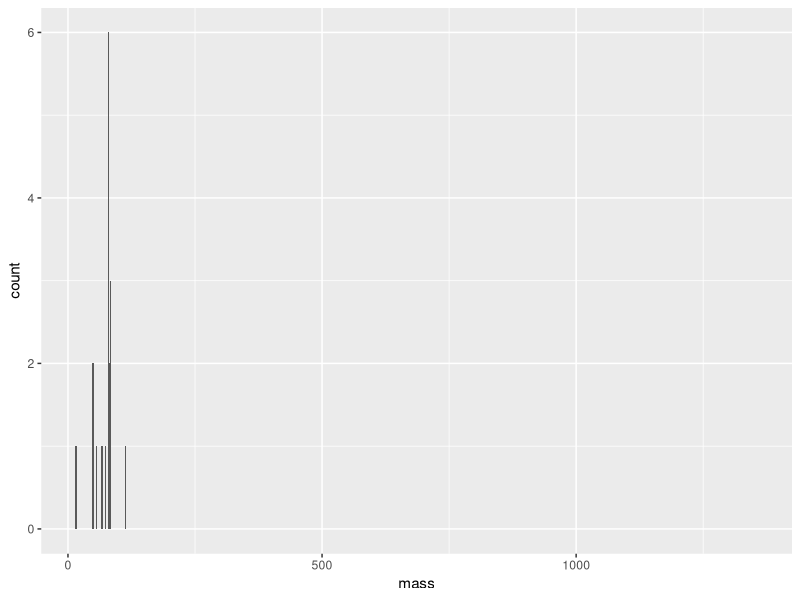
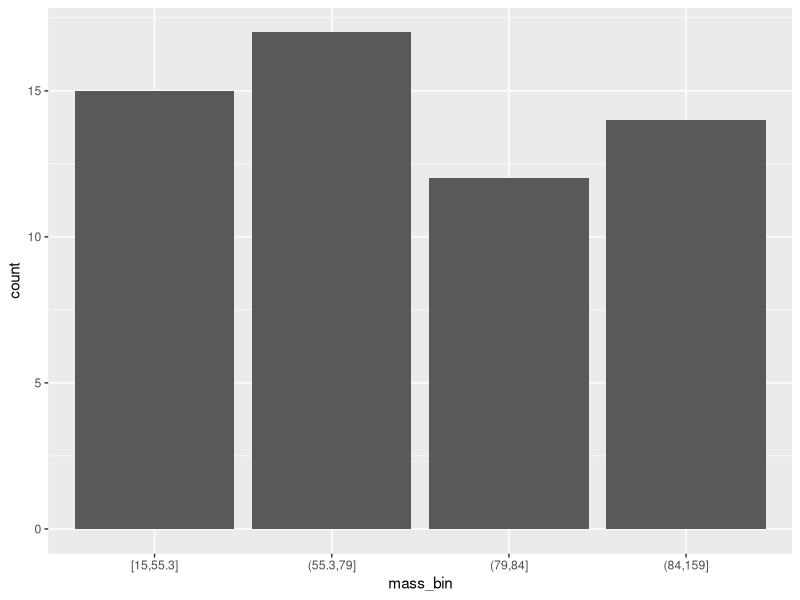
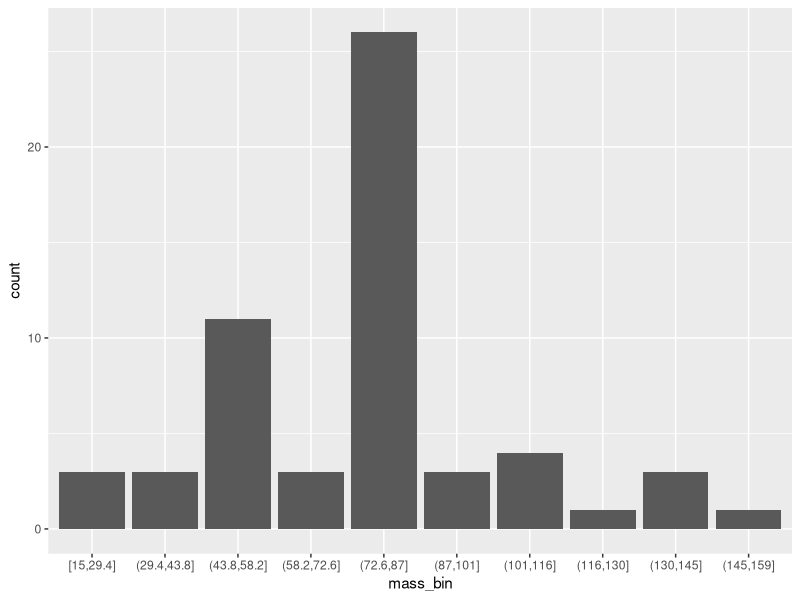
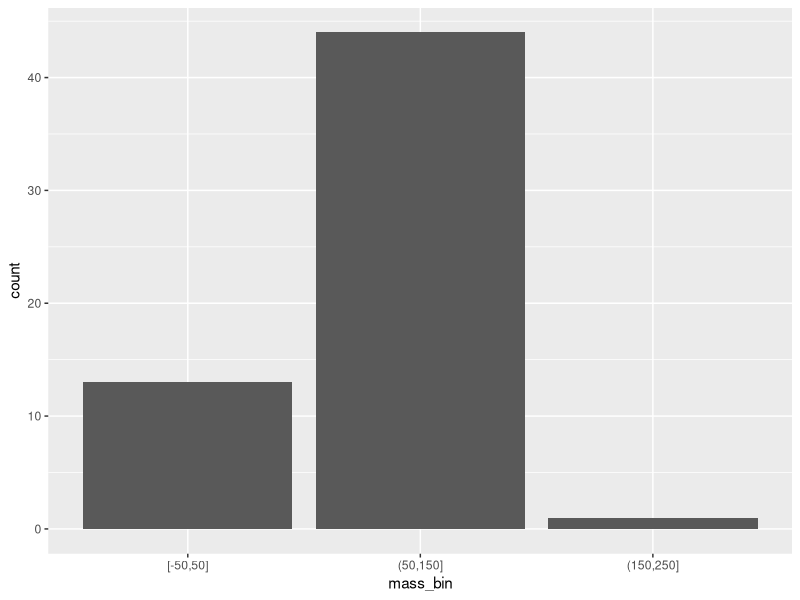
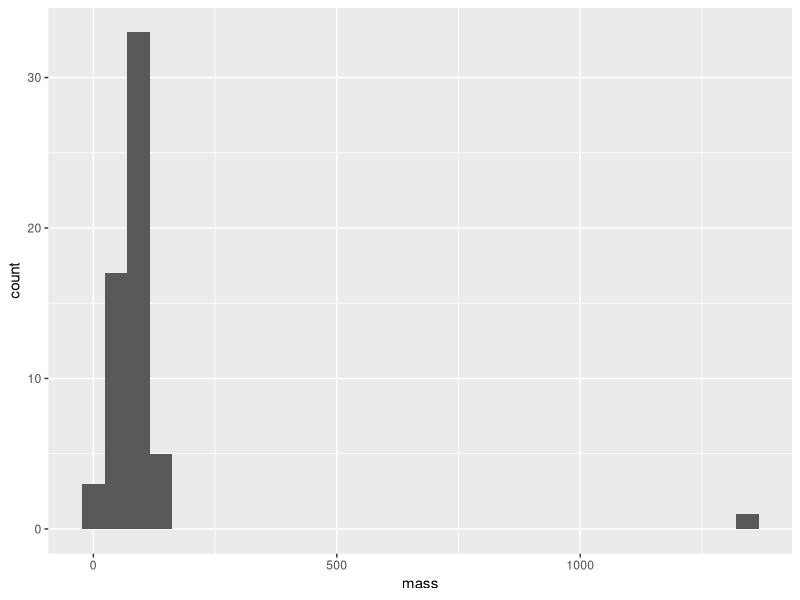
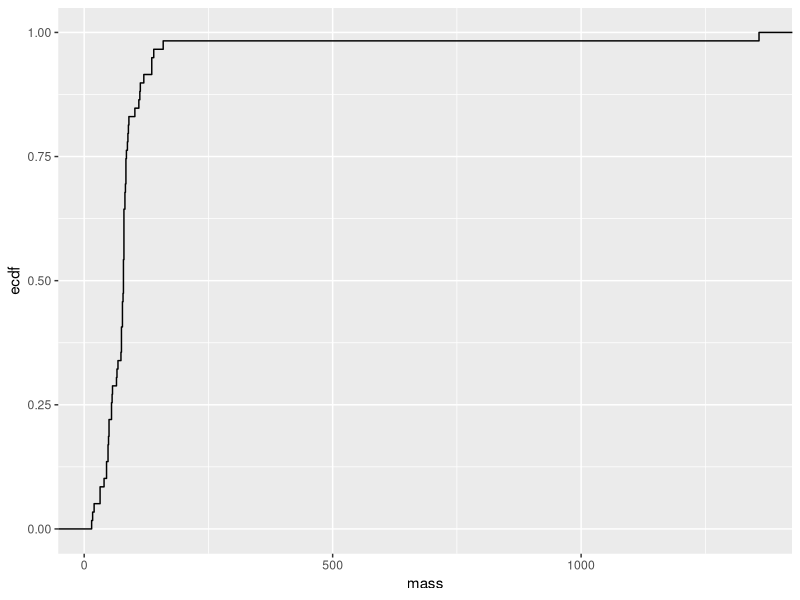
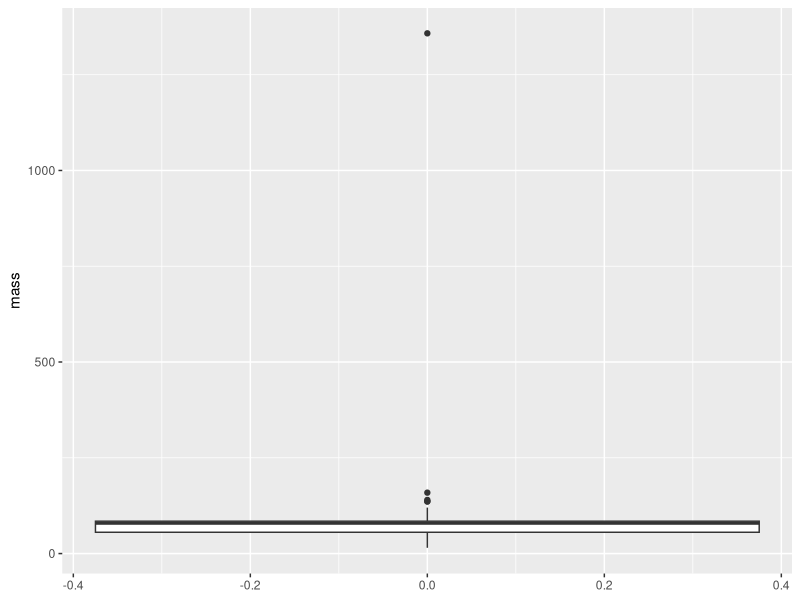
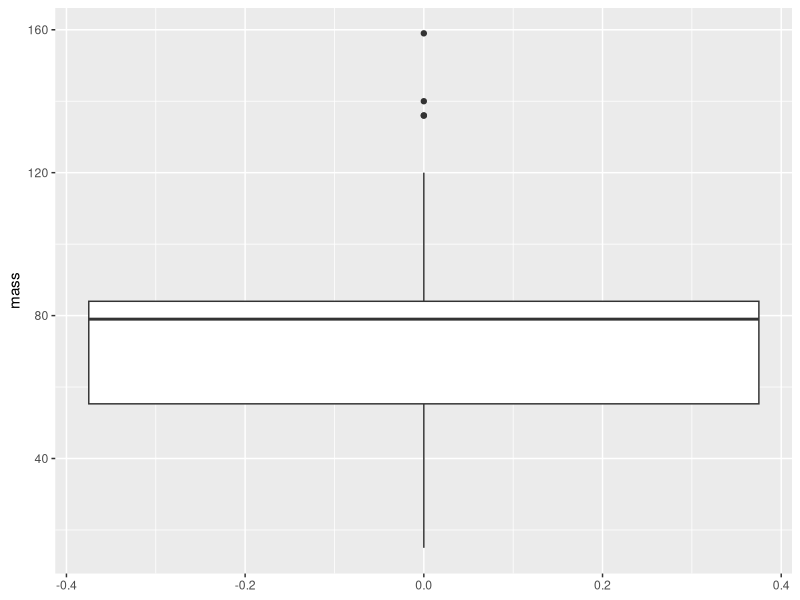

Here is the R script that generated these plots, in order:
library(tidyverse)
library(ggridges)

options(scipen=999)

# https://cran.r-project.org/web/packages/ggridges/vignettes/introduction.html
# https://ggplot2.tidyverse.org/reference/geom_rug.html
# https://blog.rstudio.com/2016/08/31/forcats-0-1-0/
# https://ggplot2.tidyverse.org/reference/cut_interval.html


# barplot
starwars %>% ggplot(data = ., aes(x = mass)) + geom_bar()
starwars %>% filter(mass < 1000) %>% 
        mutate(mass_bin = cut_number(x = mass, n = 4)) %>% ggplot(data = ., aes(x = mass_bin)) + geom_bar()
starwars %>% filter(mass < 1000) %>% 
        mutate(mass_bin = cut_interval(x = mass, n = 10)) %>% ggplot(data = ., aes(x = mass_bin)) + geom_bar()
starwars %>% filter(mass < 1000) %>% 
        mutate(mass_bin = cut_width(x = mass, width = 100)) %>% ggplot(data = ., aes(x = mass_bin)) + geom_bar()


###################


# histogram
starwars %>% ggplot(data = ., aes(x = mass)) + geom_histogram()


###########################


# empirical cumulative density function
starwars %>% ggplot(data = ., aes(x = mass)) + stat_ecdf()


##########################


# boxplot
map(.x = starwars, .f = ~ sum(is.na(.x)))
starwars %>% ggplot(data = ., aes(y = mass)) + geom_boxplot()
starwars %>% filter(mass < 1000) %>% ggplot(data = ., aes(y = mass)) + geom_boxplot()
starwars %>% filter(mass < 1000) %>% ggplot(data = ., aes(y = mass, x = gender)) + geom_boxplot()
starwars %>% filter(mass < 1000) %>% 
        # note that NA value for gender is placed last using fct_reorder, so change level to be "gender_na" so it reorders correctly
        mutate(gender = ifelse(is.na(gender), "gender_na", gender), gender = factor(gender)) %>% 
        ggplot(data = ., aes(y = mass, x = fct_reorder(.f = gender, .x = mass, .fun = median))) +
        # ggplot(data = ., aes(y = mass, x = fct_reorder(.f = gender, .x = mass, .fun = max))) +
        geom_boxplot()


#####################


# density plot, with single facet
starwars %>% ggplot(data = ., aes(x = mass)) + geom_density()
starwars %>% ggplot(data = ., aes(x = mass)) + geom_density() + geom_rug()

# density plot with multiple facets 
starwars %>% filter(mass < 1000) %>% ggplot(data = ., aes(x = mass)) + geom_density() + facet_wrap(vars(gender))
# (ggridges only works when y argument is provided, won't work if only x argument is provided)
# starwars %>% filter(mass < 1000) %>% ggplot(data = ., aes(x = mass)) + geom_density_ridges() 
starwars %>% filter(mass < 1000) %>% ggplot(data = ., aes(x = mass, y = gender)) + geom_density_ridges() 
starwars %>% filter(mass < 1000) %>% ggplot(data = ., aes(x = mass, y = gender)) + 
        geom_density_ridges(jittered_points = TRUE, position = position_raincloud()) 
starwars %>% filter(mass < 1000) %>% ggplot(data = ., aes(x = mass, y = gender)) + 
        geom_density_ridges(jittered_points = TRUE, point_shape = "|", position = position_points_jitter(width = 0.05, height = 0)) 
